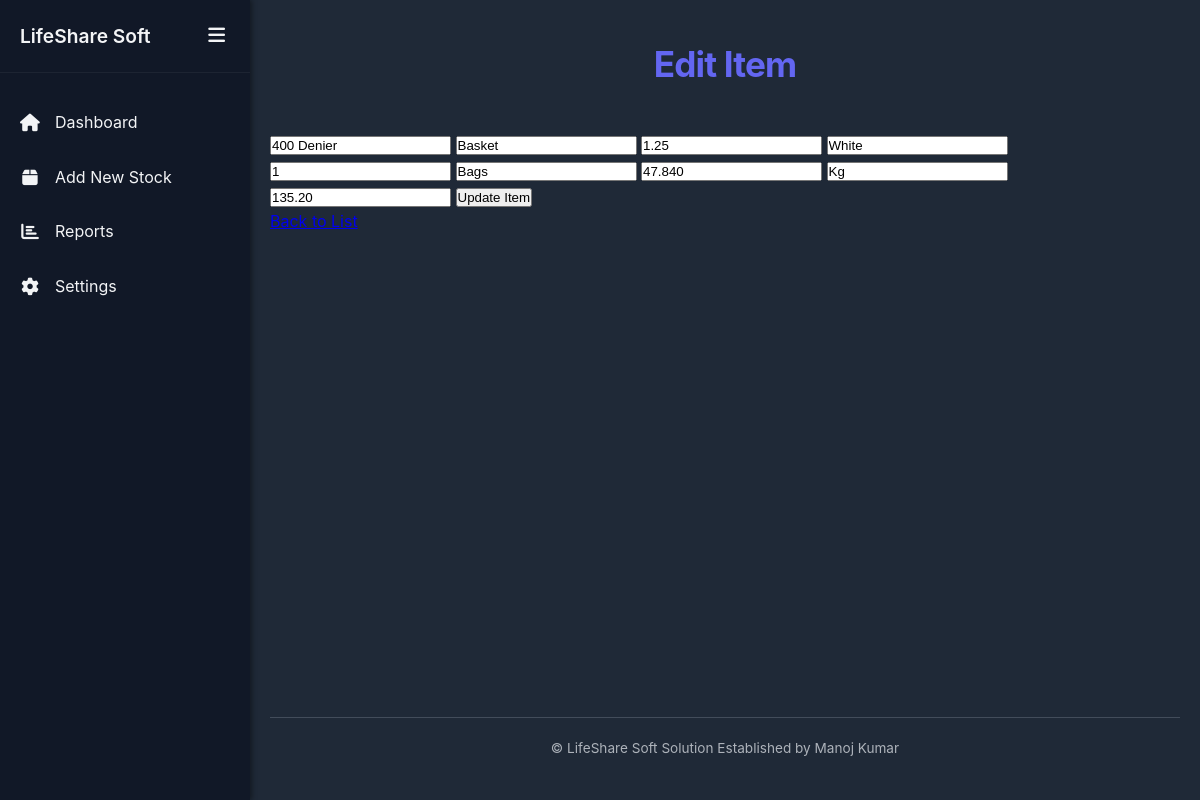
The page /edit/3 on the database its author committed.
### app.py (models this page shows)
class Items(db.Model):
    id = db.Column(db.Integer, primary_key=True)
    item_number = db.Column(db.Integer, unique=True, nullable=False)
    denier = db.Column(db.String(100), nullable=False)
    item = db.Column(db.String(100), nullable=False)
    size = db.Column(db.Text, nullable=False)
    colour = db.Column(db.String(100), nullable=False)
    quantity = db.Column(db.String(100), nullable=False)
    unit = db.Column(db.String(100), nullable=False)
    quantity1 = db.Column(db.String(100), nullable=False)
    unit1 = db.Column(db.String(100), nullable=False)
    price = db.Column(db.String(100), nullable=False)
    date_created = db.Column(db.DateTime, default=datetime.utcnow)

### app.py (the view)
@app.route('/edit/<int:item_id>')
def edit_item(item_id):
    item_to_edit = Items.query.get_or_404(item_id)
    return render_template('edit.html', item=item_to_edit)

### templates/edit.html (shortened to what this page needs)
{% extends "base.html" %}
{% block content %}
    <h1>Edit Item</h1>
    <form method="POST" action="{{ url_for('update_item', item_id=item.id) }}">
        <input type="text" name="denier" value="{{ item.denier }}" placeholder="Denier" required>
        <input type="text" name="item" value="{{ item.item }}" placeholder="Item Name" required>
        <input type="text" name="size" value="{{ item.size }}" placeholder="Size" required>
        <input type="text" name="colour" value="{{ item.colour }}" placeholder="Color" required>
        <input type="number" name="nos" value="{{ item.quantity }}" placeholder="Roll/Bag" required>
        <input type="List" name="unit" value="{{ item.unit }}" placeholder="Unit" required>
        <input type="number" name="quantity1" value="{{ item.quantity1 }}" placeholder="Quantity 2" step='0.001' required>
        <input type="text" name="unit1" value="{{ item.unit1 }}" placeholder="Unit 2" required>
        <input type="number" name="price" value="{{ item.price }}" step="0.01" placeholder="Price" step='0.01' required>
        <input type="submit" value="Update Item">
    </form>
    <div class="button-group">
        <a href="{{ url_for('index') }}" class="back-btn">Back to List</a>
    </div>
{% endblock %}

### static/css/main.css (style rules this page uses)
:root { --primary-color: #6366f1; --primary-hover: #4f46e5; --secondary-color: #d1d5db; --background-color: #1f2937; --card-background: #374151; --text-color: #f3f4f6; --border-color: #4b5563; --shadow-sm: 0 2px 8px rgba(0, 0, 0, 0.2); --shadow-md: 0 4px 16px rgba(0, 0, 0, 0.3); --border-radius: 8px; --transition: all 0.3s ease; }
* { margin: 0; padding: 0; box-sizing: border-box; }
body { display: flex; margin: 0; min-height: 100vh; background-color: var(--background-color); color: var(--text-color); font-family: 'Inter', -apple-system, BlinkMacSystemFont, 'Segoe UI', Roboto, sans-serif; line-height: 1.6; font-size: 16px; overflow-x: hidden; }
h1 { font-size: 2.2rem; font-weight: 700; color: var(--primary-color); text-align: center; margin-bottom: 2.5rem; letter-spacing: -0.025em; padding-top: 1rem; }

### rows shown on the page
Items: denier "400 Denier", item "Basket", size "1.25", colour "White", nos "1", unit "Bags", quantity1 "47.840", unit1 "Kg", price "135.20"
